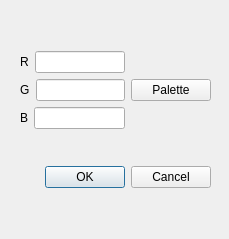
<?xml version="1.0" encoding="UTF-8"?>
<ui version="4.0">
 <class>ColorDialog</class>
 <widget class="QDialog" name="ColorDialog">
  <property name="geometry">
   <rect>
    <x>0</x>
    <y>0</y>
    <width>229</width>
    <height>239</height>
   </rect>
  </property>
  <property name="windowTitle">
   <string>Dialog</string>
  </property>
  <widget class="QWidget" name="verticalLayoutWidget_2">
   <property name="geometry">
    <rect>
     <x>20</x>
     <y>20</y>
     <width>191</width>
     <height>201</height>
    </rect>
   </property>
   <layout class="QVBoxLayout" name="verticalLayout_2">
    <item>
     <layout class="QHBoxLayout" name="horizontalLayout_4">
      <item>
       <layout class="QVBoxLayout" name="verticalLayout">
        <item>
         <layout class="QHBoxLayout" name="horizontalLayout">
          <item>
           <widget class="QLabel" name="label">
            <property name="text">
             <string>R</string>
            </property>
           </widget>
          </item>
          <item>
           <widget class="QLineEdit" name="colorR"/>
          </item>
         </layout>
        </item>
        <item>
         <layout class="QHBoxLayout" name="horizontalLayout_2">
          <item>
           <widget class="QLabel" name="label_2">
            <property name="text">
             <string>G</string>
            </property>
           </widget>
          </item>
          <item>
           <widget class="QLineEdit" name="colorG"/>
          </item>
         </layout>
        </item>
        <item>
         <layout class="QHBoxLayout" name="horizontalLayout_3">
          <item>
           <widget class="QLabel" name="label_3">
            <property name="text">
             <string>B</string>
            </property>
           </widget>
          </item>
          <item>
           <widget class="QLineEdit" name="colorB"/>
          </item>
         </layout>
        </item>
       </layout>
      </item>
      <item>
       <widget class="QPushButton" name="buttonPalette">
        <property name="text">
         <string>Palette</string>
        </property>
       </widget>
      </item>
     </layout>
    </item>
    <item>
     <widget class="QDialogButtonBox" name="buttonBox">
      <property name="orientation">
       <enum>Qt::Horizontal</enum>
      </property>
      <property name="standardButtons">
       <set>QDialogButtonBox::Cancel|QDialogButtonBox::Ok</set>
      </property>
     </widget>
    </item>
   </layout>
  </widget>
 </widget>
 <resources/>
 <connections>
  <connection>
   <sender>buttonBox</sender>
   <signal>accepted()</signal>
   <receiver>ColorDialog</receiver>
   <slot>accept()</slot>
   <hints>
    <hint type="sourcelabel">
     <x>248</x>
     <y>254</y>
    </hint>
    <hint type="destinationlabel">
     <x>157</x>
     <y>274</y>
    </hint>
   </hints>
  </connection>
  <connection>
   <sender>buttonBox</sender>
   <signal>rejected()</signal>
   <receiver>ColorDialog</receiver>
   <slot>reject()</slot>
   <hints>
    <hint type="sourcelabel">
     <x>316</x>
     <y>260</y>
    </hint>
    <hint type="destinationlabel">
     <x>286</x>
     <y>274</y>
    </hint>
   </hints>
  </connection>
 </connections>
</ui>
